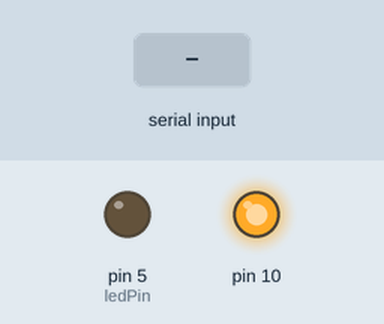
The sketch below on a simulated Arduino Uno, built with avr-gcc and run on an emulated ATmega328P. On the bench: output pins drawn as LEDs (lit = HIGH). The test bench sets the inputs (shaded band). No radio packets arrive unless stated.

Above: at 1.2 s.
1.3 s: ",\n" received over Serial
At 1.6 s:
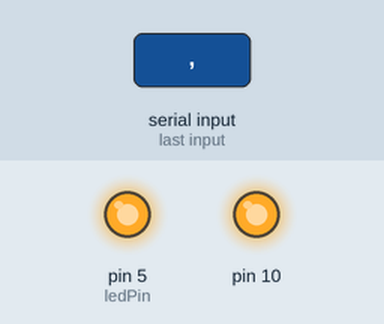
Timing chart, 0 to 4.3 s (numbered marks = the images above; inputs shaded):
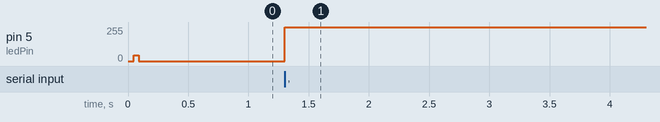

The sketch:

baseRF24.ino
```cpp
#include <RF24Network.h>
#include <RF24.h>
#include <SPI.h>
String inputString = "";  // whether the string is complete

const int ledPin = 5;

RF24 radio(7, 8);                   // nRF24L01(+) radio attached using Getting Started board
RF24Network network(radio);          // Network uses that radio

const uint16_t this_node = 00;        // Address of our node in Octal format


struct payload_thermostat {                  // Structure of our payload
  int type;
  int valueType;
  int value;
  int value1;
  int value2;
  int value3;
  int value4;
  int value5;
};

struct payload_flow {          // Structure of our payload
  int type;
  int valueType;
  int value;
};

enum conn {
  set,
  request,
  info,
  identify
};

enum devices {
  base,
  thermostat,
  waterFlow
};

const devices myDeviceId = base;

conn type;
devices devId;
int valueType;
int values[6];
const int ammount = 6;
int count;


void setup() {
  Serial.begin(9600);

  pinMode(ledPin, OUTPUT);
  SPI.begin();
  radio.begin();
  network.begin( 85, this_node);
  digitalWrite(ledPin, LOW);
  ledBlink(10, 1000);
}

void loop() {

  if (serial()) {
    bool c = sendRF24(devId);
    if (c)digitalWrite(ledPin, LOW); else digitalWrite(ledPin, HIGH);
    if ((type == request) and (c)) {


      c = waitRF24(1000);
      if (!(c)) {
        Serial.println("none");
      }
    }
  }


  network.update();                          // Check the network regularly
  if (network.available()) {
    readRF24();
    if (type == info) {
      Serial.println(rebuild());
    }
  }
}

void readRF24() {
  digitalWrite(ledPin, !(bitRead(PORTD, ledPin)));
  RF24NetworkHeader header;
  network.peek(header);
  devId = header.from_node;

  //Serial.println(devId);//***************************************************************

  if(devId == thermostat){
      payload_thermostat payload;
      network.read(header, &payload, sizeof(payload));
      int payloadValues[] = {payload.value, payload.value1,payload.value2, payload.value3, payload.value4, payload.value5};
      for (int i = 0; i < ammount; i++){
        values[i] = payloadValues[i];
      }
      type = payload.type;
      valueType = payload.valueType;
  } else if (devId == waterFlow){
      payload_flow payload;
      network.read(header, &payload, sizeof(payload));
      values[0] = payload.value;
      for (int i = 1; i < ammount; i++){
        values[i] = 0;
      }
      type = payload.type;
      valueType = payload.valueType;
  }

  digitalWrite(ledPin, !(bitRead(PORTD, ledPin)));
}

bool sendRF24(uint16_t whereTo) {

  bool ok = false;

  //Serial.println(String(whereTo) + String(type) + String(valueType));//***************************************************************
  digitalWrite(ledPin, !(bitRead(PORTD, ledPin)));

  if (whereTo == waterFlow){
    payload_flow payload = { type, valueType , values[0]};
    RF24NetworkHeader header(whereTo);
    ok = network.write(header, &payload, sizeof(payload));
  } else if (whereTo == thermostat){
    payload_thermostat payload = { type, valueType , values[0], 0, 0, 0, 0, 0};
    RF24NetworkHeader header(whereTo);
    ok = network.write(header, &payload, sizeof(payload));
  }
  digitalWrite(ledPin, !(bitRead(PORTD, ledPin)));

  return ok;
}

void ledBlink(int count, int del) {
  del = (del*1000)/(count*2);
  for (int i = 0; i < count; i++) {
    digitalWrite(ledPin, !(bitRead(PORTD, ledPin)));
    delayMicroseconds(del);
    digitalWrite(ledPin, !(bitRead(PORTD, ledPin)));
    delayMicroseconds(del);
  }
}

String rebuild () {
  String here = "";

  here += String(type) + ',';
  here += String(devId) + ',';
  here += String(valueType) + ',';

  for (int i = 0; i<ammount;i++){
    here += String(values[i]) + ',';
  }
  here.remove(here.length()-1);

  return here;
}

bool serial() {
  bool hey = false;
  if (Serial.available()) {
    char y = (char)Serial.read();
    if (y == '\n') {
      count = decipher(inputString);
      inputString = "";
      hey = true;
    } else {
      inputString += y;
    }
  }
  return hey;
}

int decipher(String toDec) {
  String output;
  int c = 1;
  int i = 0;
  do {
    output = "";
    do {
      output += toDec[i];
      i++;
    } while ((i < toDec.length()) and !(toDec[i] == ','));

    int val = output.toInt();
    if (c == 1)type = val;
    if (c == 2)devId = val;
    if (c == 3)valueType = val;
    if (c >= 4)values[c-4] = val;

    c++;
    i++;

  } while (i < toDec.length());
  c--;
  return c;

}

bool waitSerial(int wait) {
  bool c = true;
  unsigned long responseTime = millis();
  while (!(serial())) {
    if (responseTime + wait < millis()) {
      c = false;
      break;
    }
  }
  return c;
}

bool waitRF24(int wait) {
  bool c = true;
  unsigned long responseTime = millis();
  while (!(network.available())) {
    network.update();
    if (responseTime + wait < millis()) {
      c = false;
      break;
    }
  }
  return c;
}
```

Measured:
- after the input at 1.3 s, pin 5 (ledPin): 0/255 → 255/255 at once
